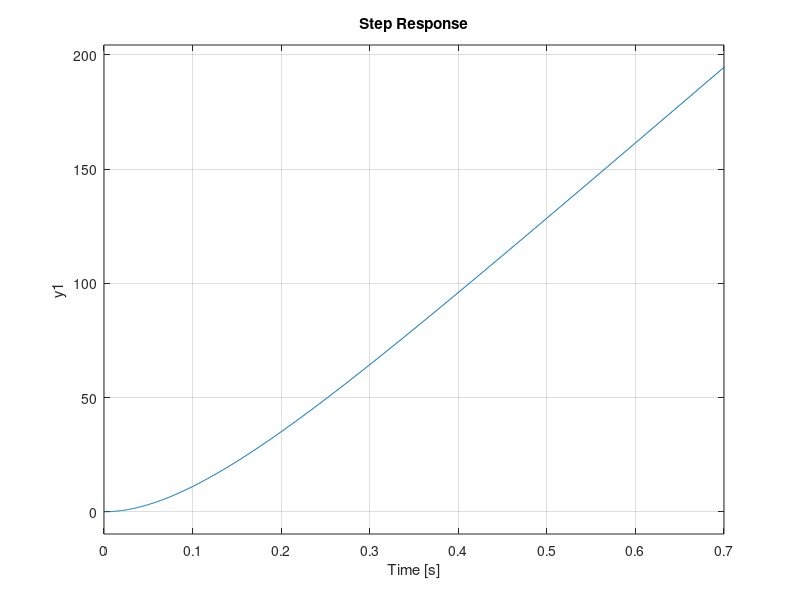
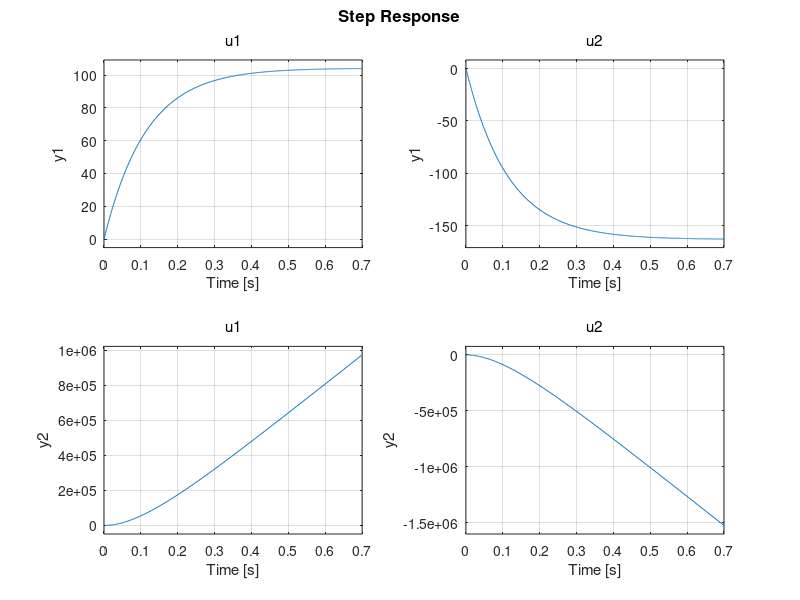

Here is the MATLAB script that generated these plots, in order:
Ke = 10/3.1415;
Ka = .887;
Kt = .72;
Je = .0007;
Be = .00612;
T = .0002;

H = tf((Ke*Ka*Kt),[Je Be 0]);
Hd = c2d(H,T);
step(Hd);
saveas(gcf, 'q2-function.jpg');

A = [-T*Be/Je+1, 0; Ke, 1];
B = [(Ka*Kt/Je)*(T-(Be/Je)*(T*T/2)), (-1/Je)*(T-(Be/Je)*(T*T/2)); (Ka*Kt/Je)*(Ke*T*T/2), -T/Je];
C = [1, 0; 0, 1];
D = [0, 0; 0, 0];
sys = ss(A, B, C, D, T);
figure(2);
step(sys);
saveas(gcf, 'q2-ss.jpg');